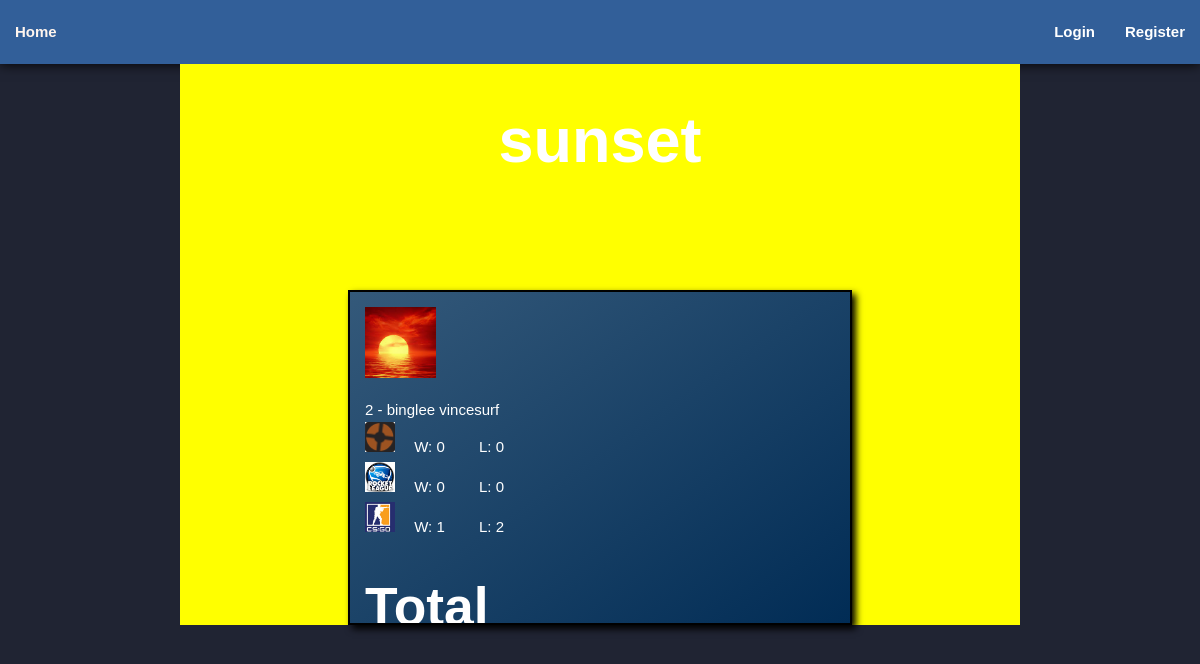
The page /teamcard.php?teamid=4 on the database its author committed.
### tables this page shows
CREATE TABLE IF NOT EXISTS `team` (
  `id` int(11) NOT NULL AUTO_INCREMENT,
  `team_name` varchar(24) NOT NULL,
  `color` varchar(16) NOT NULL,
  `image` varchar(256) NOT NULL,
  PRIMARY KEY (`id`)
);

CREATE TABLE IF NOT EXISTS `player` (
  `id` int(11) NOT NULL AUTO_INCREMENT,
  `name` varchar(24) NOT NULL,
  `pass` varchar(255) NOT NULL,
  `seated_loc` varchar(24) NOT NULL,
  `team_id` int(11) NOT NULL,
  `user_privileges` varchar(1) NOT NULL DEFAULT '0',
  PRIMARY KEY (`id`),
  KEY `team_id` (`team_id`)
);

CREATE TABLE IF NOT EXISTS `ladder` (
  `id` int(11) NOT NULL AUTO_INCREMENT,
  `game` varchar(32) NOT NULL,
  `description` text NOT NULL,
  `players` tinyint(4) NOT NULL,
  `start_time` timestamp NOT NULL DEFAULT CURRENT_TIMESTAMP ON UPDATE CURRENT_TIMESTAMP,
  `color` varchar(16) NOT NULL,
  `image` varchar(256) NOT NULL,
  PRIMARY KEY (`id`)
);

### teamcard.php (the view, shortened to what this page needs)
<!DOCTYPE html>
<html lang="en">
<?php
    include 'functions.php';
	echo '<body>';
    $conn = dbconnect();
    $getTeamDetails = "SELECT * FROM team WHERE id = " . (int)$_GET['teamid'];
    $stmt = $conn->prepare($getTeamDetails);
    $stmt->execute();
    $team_details = $stmt->fetch(PDO::FETCH_ASSOC);
    $getLadders = "SELECT * FROM ladder";
    $stmt = $conn->prepare($getLadders);
    $stmt->execute();
    $ladders = $stmt->fetchAll(PDO::FETCH_ASSOC);
    $getTeamMembers = "SELECT player.name
        FROM player, team
        WHERE team.id = " . (int)$_GET['teamid'] . " AND
        team.id = player.team_id;";
    $stmt = $conn->prepare($getTeamMembers);
    $stmt->execute();
    $members = $stmt->fetchAll(PDO::FETCH_ASSOC);
?>
  <section class="container" style="background-color: <?php echo $team_details['color']; ?>">
    <div class="title">
    <h1><?php echo $team_details['team_name']; ?></h1></div>
    <div class="detailedteamcard">
      <div class="teamcard">
      <img src="img/<?php echo $team_details['image'] ?>" height="64" width="64" alt="teams logo">
        <p><?php echo count($members) . ' - '; foreach($members as $member) { echo $member['name'] . ' '; } ?></p>
        <div class="teamstats">
<?php
    foreach ($ladders as $ladder) {
        $ladderLoss = "SELECT count(*) AS loss
            FROM played_match
            WHERE ladder_id = " . $ladder['id'] . " AND
            losing_team_id = " . (int)$_GET['teamid'] . " AND
			winning_team_id > 1";
            $stmt = $conn->prepare($ladderLoss);
            $stmt->execute();
            $losses = $stmt->fetch(PDO::FETCH_ASSOC);
        $ladderWins = "SELECT count(*) AS win
            FROM played_match
            WHERE ladder_id = " . $ladder['id'] . " AND
            winning_team_id = " . (int)$_GET['teamid'] . " AND
			losing_team_id > 1";
            $stmt = $conn->prepare($ladderWins);
            $stmt->execute();
            $wins = $stmt->fetch(PDO::FETCH_ASSOC);
?>
          <div>
            <img src="img/<?php echo $ladder['image']; ?>" alt="TF2 Logo">
            <p>W: <?php echo $wins['win'] ?></p>
            <p>L: <?php echo $losses['loss'] ?></p>
          </div>
<?php } ?>
          <div class="totalstats">
            <h2>Total</h2>
          </div>
        </div>
      </div>
    </div>
  </section>
</body>
</html>

### css/style.css (style rules this page uses)
* { border: 0; padding: 0; margin: 0; box-sizing: border-box; color: white; }
body { background-color: rgb(32, 36, 51); }
p, h1, h2 { font-family: Verdana, Geneva, Tahoma, sans-serif; color: white; }
h1, h2 { font-weight: bold; }
.title { font-size: 45px; margin-bottom: 2em; text-align: center; overflow: hidden; }
.teamcard { width: 60%; margin: 1em auto 1em auto; padding: 1em; background-color: rgb(118, 137, 202); background: linear-gradient(145deg, rgb(52, 89, 122), rgb(1, 44, 85)); border: black 2px solid; box-shadow: 4px 4px 7px black; overflow: hidden; }
.teamcard img { display: inline-block; width: 15%; height: 15%; }
.teamcard p { margin-top: 1em; }
.totalstats { height: 30px; }
.teamstats img { width: 30px; height: 30px; }
.teamstats p { margin: 0 1em 0.25em 1em; display: inline-block; }

### rows shown on the page
team: team_name "sunset", image (picture)
player: name "binglee"
player: name "vincesurf"
ladder: image (picture), win "0", loss "0"
ladder: image (picture), win "0", loss "0"
ladder: shows a picture, win "1", loss "2"

### other values the page prints
count($members) "2"
